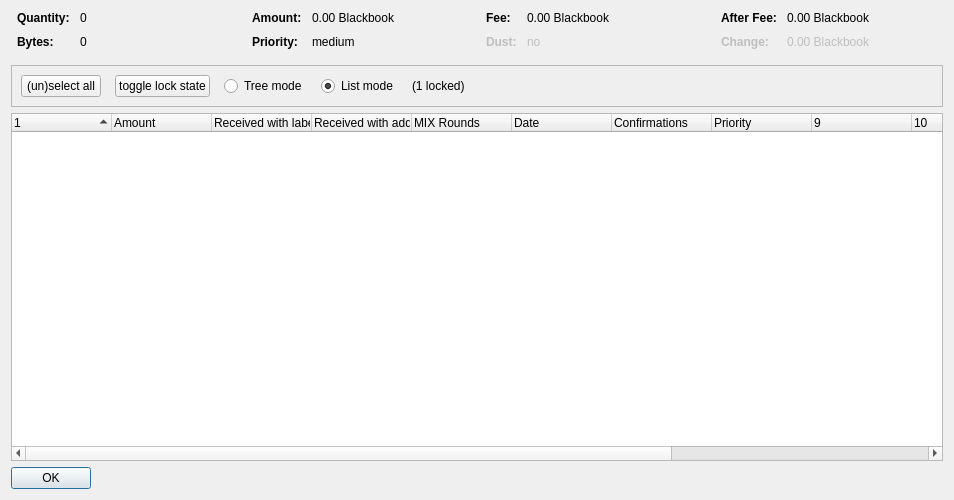
<?xml version="1.0" encoding="UTF-8"?>
<ui version="4.0">
 <class>CoinControlDialog</class>
 <widget class="QDialog" name="CoinControlDialog">
  <property name="geometry">
   <rect>
    <x>0</x>
    <y>0</y>
    <width>954</width>
    <height>500</height>
   </rect>
  </property>
  <property name="windowTitle">
   <string>Coin Selection</string>
  </property>
  <layout class="QVBoxLayout" name="verticalLayout">
   <item>
    <layout class="QHBoxLayout" name="horizontalLayoutTop" stretch="0,0,0,0">
     <property name="topMargin">
      <number>0</number>
     </property>
     <property name="bottomMargin">
      <number>10</number>
     </property>
     <item>
      <layout class="QFormLayout" name="formLayoutCoinControl1">
       <property name="horizontalSpacing">
        <number>10</number>
       </property>
       <property name="verticalSpacing">
        <number>10</number>
       </property>
       <property name="leftMargin">
        <number>6</number>
       </property>
       <property name="rightMargin">
        <number>6</number>
       </property>
       <item row="0" column="0">
        <widget class="QLabel" name="labelCoinControlQuantityText">
         <property name="font">
          <font>
           <weight>75</weight>
           <bold>true</bold>
          </font>
         </property>
         <property name="text">
          <string>Quantity:</string>
         </property>
        </widget>
       </item>
       <item row="0" column="1">
        <widget class="QLabel" name="labelCoinControlQuantity">
         <property name="cursor">
          <cursorShape>IBeamCursor</cursorShape>
         </property>
         <property name="contextMenuPolicy">
          <enum>Qt::ActionsContextMenu</enum>
         </property>
         <property name="text">
          <string notr="true">0</string>
         </property>
         <property name="textInteractionFlags">
          <set>Qt::LinksAccessibleByMouse|Qt::TextSelectableByKeyboard|Qt::TextSelectableByMouse</set>
         </property>
        </widget>
       </item>
       <item row="1" column="0">
        <widget class="QLabel" name="labelCoinControlBytesText">
         <property name="font">
          <font>
           <weight>75</weight>
           <bold>true</bold>
          </font>
         </property>
         <property name="text">
          <string>Bytes:</string>
         </property>
        </widget>
       </item>
       <item row="1" column="1">
        <widget class="QLabel" name="labelCoinControlBytes">
         <property name="cursor">
          <cursorShape>IBeamCursor</cursorShape>
         </property>
         <property name="contextMenuPolicy">
          <enum>Qt::ActionsContextMenu</enum>
         </property>
         <property name="text">
          <string notr="true">0</string>
         </property>
         <property name="textInteractionFlags">
          <set>Qt::LinksAccessibleByMouse|Qt::TextSelectableByKeyboard|Qt::TextSelectableByMouse</set>
         </property>
        </widget>
       </item>
      </layout>
     </item>
     <item>
      <layout class="QFormLayout" name="formLayoutCoinControl2">
       <property name="horizontalSpacing">
        <number>10</number>
       </property>
       <property name="verticalSpacing">
        <number>10</number>
       </property>
       <property name="leftMargin">
        <number>6</number>
       </property>
       <property name="rightMargin">
        <number>6</number>
       </property>
       <item row="0" column="0">
        <widget class="QLabel" name="labelCoinControlAmountText">
         <property name="font">
          <font>
           <weight>75</weight>
           <bold>true</bold>
          </font>
         </property>
         <property name="text">
          <string>Amount:</string>
         </property>
        </widget>
       </item>
       <item row="0" column="1">
        <widget class="QLabel" name="labelCoinControlAmount">
         <property name="cursor">
          <cursorShape>IBeamCursor</cursorShape>
         </property>
         <property name="contextMenuPolicy">
          <enum>Qt::ActionsContextMenu</enum>
         </property>
         <property name="text">
          <string notr="true">0.00 Blackbook</string>
         </property>
         <property name="textInteractionFlags">
          <set>Qt::LinksAccessibleByMouse|Qt::TextSelectableByKeyboard|Qt::TextSelectableByMouse</set>
         </property>
        </widget>
       </item>
       <item row="1" column="0">
        <widget class="QLabel" name="labelCoinControlPriorityText">
         <property name="font">
          <font>
           <weight>75</weight>
           <bold>true</bold>
          </font>
         </property>
         <property name="text">
          <string>Priority:</string>
         </property>
        </widget>
       </item>
       <item row="1" column="1">
        <widget class="QLabel" name="labelCoinControlPriority">
         <property name="cursor">
          <cursorShape>IBeamCursor</cursorShape>
         </property>
         <property name="contextMenuPolicy">
          <enum>Qt::ActionsContextMenu</enum>
         </property>
         <property name="text">
          <string>medium</string>
         </property>
         <property name="textInteractionFlags">
          <set>Qt::LinksAccessibleByMouse|Qt::TextSelectableByKeyboard|Qt::TextSelectableByMouse</set>
         </property>
        </widget>
       </item>
      </layout>
     </item>
     <item>
      <layout class="QFormLayout" name="formLayoutCoinControl3">
       <property name="horizontalSpacing">
        <number>10</number>
       </property>
       <property name="verticalSpacing">
        <number>10</number>
       </property>
       <property name="leftMargin">
        <number>6</number>
       </property>
       <property name="rightMargin">
        <number>6</number>
       </property>
       <item row="0" column="0">
        <widget class="QLabel" name="labelCoinControlFeeText">
         <property name="font">
          <font>
           <weight>75</weight>
           <bold>true</bold>
          </font>
         </property>
         <property name="text">
          <string>Fee:</string>
         </property>
        </widget>
       </item>
       <item row="0" column="1">
        <widget class="QLabel" name="labelCoinControlFee">
         <property name="cursor">
          <cursorShape>IBeamCursor</cursorShape>
         </property>
         <property name="contextMenuPolicy">
          <enum>Qt::ActionsContextMenu</enum>
         </property>
         <property name="text">
          <string notr="true">0.00 Blackbook</string>
         </property>
         <property name="textInteractionFlags">
          <set>Qt::LinksAccessibleByMouse|Qt::TextSelectableByKeyboard|Qt::TextSelectableByMouse</set>
         </property>
        </widget>
       </item>
       <item row="1" column="0">
        <widget class="QLabel" name="labelCoinControlLowOutputText">
         <property name="enabled">
          <bool>false</bool>
         </property>
         <property name="font">
          <font>
           <weight>75</weight>
           <bold>true</bold>
          </font>
         </property>
         <property name="text">
          <string>Dust:</string>
         </property>
        </widget>
       </item>
       <item row="1" column="1">
        <widget class="QLabel" name="labelCoinControlLowOutput">
         <property name="enabled">
          <bool>false</bool>
         </property>
         <property name="cursor">
          <cursorShape>IBeamCursor</cursorShape>
         </property>
         <property name="contextMenuPolicy">
          <enum>Qt::ActionsContextMenu</enum>
         </property>
         <property name="text">
          <string>no</string>
         </property>
         <property name="textInteractionFlags">
          <set>Qt::LinksAccessibleByMouse|Qt::TextSelectableByKeyboard|Qt::TextSelectableByMouse</set>
         </property>
        </widget>
       </item>
      </layout>
     </item>
     <item>
      <layout class="QFormLayout" name="formLayoutCoinControl4">
       <property name="horizontalSpacing">
        <number>10</number>
       </property>
       <property name="verticalSpacing">
        <number>10</number>
       </property>
       <property name="leftMargin">
        <number>6</number>
       </property>
       <property name="rightMargin">
        <number>6</number>
       </property>
       <item row="0" column="0">
        <widget class="QLabel" name="labelCoinControlAfterFeeText">
         <property name="font">
          <font>
           <weight>75</weight>
           <bold>true</bold>
          </font>
         </property>
         <property name="text">
          <string>After Fee:</string>
         </property>
        </widget>
       </item>
       <item row="0" column="1">
        <widget class="QLabel" name="labelCoinControlAfterFee">
         <property name="cursor">
          <cursorShape>IBeamCursor</cursorShape>
         </property>
         <property name="contextMenuPolicy">
          <enum>Qt::ActionsContextMenu</enum>
         </property>
         <property name="text">
          <string notr="true">0.00 Blackbook</string>
         </property>
         <property name="textInteractionFlags">
          <set>Qt::LinksAccessibleByMouse|Qt::TextSelectableByKeyboard|Qt::TextSelectableByMouse</set>
         </property>
        </widget>
       </item>
       <item row="1" column="0">
        <widget class="QLabel" name="labelCoinControlChangeText">
         <property name="enabled">
          <bool>false</bool>
         </property>
         <property name="font">
          <font>
           <weight>75</weight>
           <bold>true</bold>
          </font>
         </property>
         <property name="text">
          <string>Change:</string>
         </property>
        </widget>
       </item>
       <item row="1" column="1">
        <widget class="QLabel" name="labelCoinControlChange">
         <property name="enabled">
          <bool>false</bool>
         </property>
         <property name="cursor">
          <cursorShape>IBeamCursor</cursorShape>
         </property>
         <property name="contextMenuPolicy">
          <enum>Qt::ActionsContextMenu</enum>
         </property>
         <property name="text">
          <string notr="true">0.00 Blackbook</string>
         </property>
         <property name="textInteractionFlags">
          <set>Qt::LinksAccessibleByMouse|Qt::TextSelectableByKeyboard|Qt::TextSelectableByMouse</set>
         </property>
        </widget>
       </item>
      </layout>
     </item>
    </layout>
   </item>
   <item>
    <widget class="QFrame" name="frame">
     <property name="minimumSize">
      <size>
       <width>0</width>
       <height>40</height>
      </size>
     </property>
     <property name="frameShape">
      <enum>QFrame::StyledPanel</enum>
     </property>
     <property name="frameShadow">
      <enum>QFrame::Sunken</enum>
     </property>
     <layout class="QHBoxLayout" name="horizontalLayout">
      <item>
       <layout class="QHBoxLayout" name="horizontalLayoutPanel" stretch="0,0,0,0,0,0">
        <property name="spacing">
         <number>14</number>
        </property>
        <item>
         <widget class="QPushButton" name="pushButtonSelectAll">
          <property name="sizePolicy">
           <sizepolicy hsizetype="Maximum" vsizetype="Fixed">
            <horstretch>0</horstretch>
            <verstretch>0</verstretch>
           </sizepolicy>
          </property>
          <property name="text">
           <string>(un)select all</string>
          </property>
          <property name="autoDefault">
           <bool>false</bool>
          </property>
         </widget>
        </item>
        <item>
         <widget class="QPushButton" name="pushButtonToggleLock">
          <property name="sizePolicy">
           <sizepolicy hsizetype="Maximum" vsizetype="Fixed">
            <horstretch>0</horstretch>
            <verstretch>0</verstretch>
           </sizepolicy>
          </property>
          <property name="text">
           <string>toggle lock state</string>
          </property>
          <property name="autoDefault">
           <bool>false</bool>
          </property>
         </widget>
        </item>
        <item>
         <widget class="QRadioButton" name="radioTreeMode">
          <property name="sizePolicy">
           <sizepolicy hsizetype="Maximum" vsizetype="Fixed">
            <horstretch>0</horstretch>
            <verstretch>0</verstretch>
           </sizepolicy>
          </property>
          <property name="text">
           <string>Tree mode</string>
          </property>
         </widget>
        </item>
        <item>
         <widget class="QRadioButton" name="radioListMode">
          <property name="sizePolicy">
           <sizepolicy hsizetype="Maximum" vsizetype="Fixed">
            <horstretch>0</horstretch>
            <verstretch>0</verstretch>
           </sizepolicy>
          </property>
          <property name="text">
           <string>List mode</string>
          </property>
          <property name="checked">
           <bool>true</bool>
          </property>
         </widget>
        </item>
        <item>
         <widget class="QLabel" name="labelLocked">
          <property name="text">
           <string>(1 locked)</string>
          </property>
         </widget>
        </item>
        <item>
         <spacer name="horizontalSpacer">
          <property name="orientation">
           <enum>Qt::Horizontal</enum>
          </property>
          <property name="sizeHint" stdset="0">
           <size>
            <width>40</width>
            <height>20</height>
           </size>
          </property>
         </spacer>
        </item>
       </layout>
      </item>
     </layout>
    </widget>
   </item>
   <item>
    <widget class="CoinControlTreeWidget" name="treeWidget">
     <property name="contextMenuPolicy">
      <enum>Qt::CustomContextMenu</enum>
     </property>
     <property name="sortingEnabled">
      <bool>false</bool>
     </property>
     <property name="columnCount">
      <number>13</number>
     </property>
     <attribute name="headerShowSortIndicator" stdset="0">
      <bool>true</bool>
     </attribute>
     <attribute name="headerStretchLastSection">
      <bool>false</bool>
     </attribute>
     <column>
      <property name="text">
       <string/>
      </property>
     </column>
     <column>
      <property name="text">
       <string>Amount</string>
      </property>
     </column>
     <column>
      <property name="text">
       <string>Received with label</string>
      </property>
     </column>
     <column>
      <property name="text">
       <string>Received with address</string>
      </property>
     </column>
     <column>
      <property name="text">
       <string>MIX Rounds</string>
      </property>
     </column>
     <column>
      <property name="text">
       <string>Date</string>
      </property>
     </column>
     <column>
      <property name="text">
       <string>Confirmations</string>
      </property>
      <property name="toolTip">
       <string>Confirmed</string>
      </property>
     </column>
     <column>
      <property name="text">
       <string>Priority</string>
      </property>
     </column>
     <column>
      <property name="text">
       <string/>
      </property>
     </column>
     <column>
      <property name="text">
       <string/>
      </property>
     </column>
     <column>
      <property name="text">
       <string/>
      </property>
     </column>
     <column>
      <property name="text">
       <string/>
      </property>
     </column>
     <column>
      <property name="text">
       <string/>
      </property>
     </column>
    </widget>
   </item>
   <item>
    <widget class="QDialogButtonBox" name="buttonBox">
     <property name="sizePolicy">
      <sizepolicy hsizetype="Maximum" vsizetype="Fixed">
       <horstretch>0</horstretch>
       <verstretch>0</verstretch>
      </sizepolicy>
     </property>
     <property name="orientation">
      <enum>Qt::Horizontal</enum>
     </property>
     <property name="standardButtons">
      <set>QDialogButtonBox::Ok</set>
     </property>
    </widget>
   </item>
  </layout>
 </widget>
 <customwidgets>
  <customwidget>
   <class>CoinControlTreeWidget</class>
   <extends>QTreeWidget</extends>
   <header>coincontroltreewidget.h</header>
  </customwidget>
 </customwidgets>
 <resources/>
 <connections/>
</ui>
